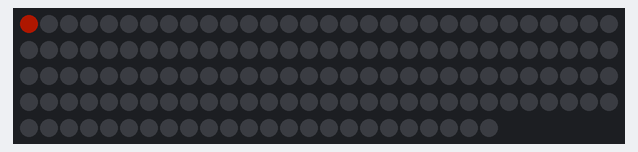
Simulated run of this sketch. Board: Arduino Uno, built with avr-gcc and run on an emulated ATmega328P. On the bench: 144 RGB LEDs in strip order, left to right, continuing on the next row. Dim RGB values are drawn brighter than linear.

Above: at 0.16 s.
At 10.37 s:
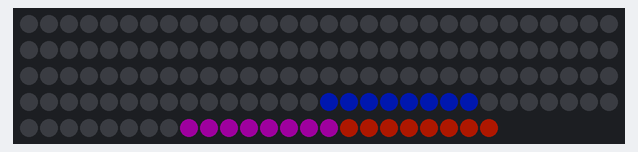
At 13.89 s:
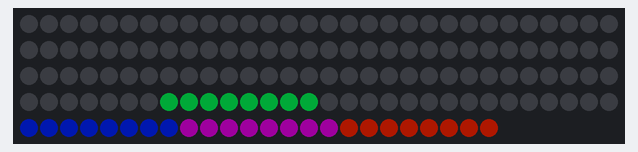
At 20.11 s:
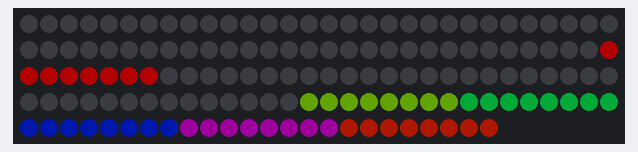
At 29.56 s:
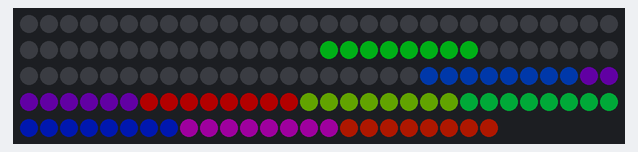
At 39.04 s:
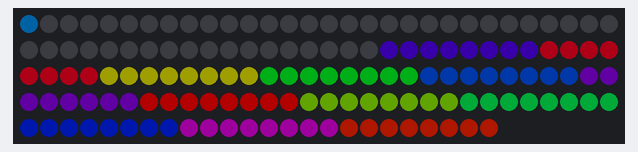

The sketch:

LED_bouncing.ino
```cpp
// 跳ねるLED by KenKen
// Arduino版

#include <Adafruit_NeoPixel.h>

#define PIN 6 //信号端子のピン番号
#define LED_NUM 144  //LEDの総数
// #define REVERSE //有効にすると逆向きに落下

#define BLOCK 8 //LEDブロックの長さ
#define BRIGHT 60 //明るさ
#define GRAVITY 20 //重力加速度

//最下点での跳ね返り係数＝R1/R2
#define R1 3 //跳ね返り係数1
#define R2 5 //跳ね返り係数2
#define REFMINV -80 //跳ね返り最小速度

Adafruit_NeoPixel LED = Adafruit_NeoPixel(LED_NUM, PIN, NEO_GRB + NEO_KHZ800);

void set_block(uint16_t y,uint8_t c){
  //LEDブロック表示
  //y 表示するLEDブロックの先頭位置
  //c 表示色 0（消灯）, 1（赤）～8（緑）～16（青）～24（赤）
  uint32_t rgb;
  if(c==0) rgb=LED.Color(0,0,0);
  else if(c<=8)  rgb=LED.Color((uint16_t)(8-c)*BRIGHT>>3 ,(uint16_t)c*BRIGHT>>3, 0);
  else if(c<=16) rgb=LED.Color(0, (uint16_t)(16-c)*BRIGHT>>3 ,(uint16_t)(c-8)*BRIGHT>>3);
  else if(c<=24) rgb=LED.Color((uint16_t)(c-16)*BRIGHT>>3 ,0, (uint16_t)(24-c)*BRIGHT>>3);
  else return;

  for(uint8_t i=0;i<BLOCK;i++){
    if(y<0) break;
#ifdef REVERSE
    LED.setPixelColor(LED_NUM-1-(y--),rgb);
#else
    LED.setPixelColor(y--,rgb);
#endif
  }
}

void setup() {
  // LED初期化、全体消去
  LED.begin();
  LED.show();
}

uint8_t col=1; //落下中のLEDブロックの色

void loop() {
  int32_t y; //LEDブロック先頭位置（0が一番上）
  int32_t v; //落下速度
  int32_t h=(int32_t)LED_NUM<<8; //最下点位置
  //跳ねるLEDのループ
  do{
    //LEDブロック初期位置、初期速度設定
    y=0;
    v=0;
    do{
      set_block((uint16_t)(y>>8),col); //LEDブロック表示
      LED.show();
      delay(10);
      set_block((uint16_t)(y>>8),0); //LEDブロック消去
      v=v+GRAVITY; //落下速度更新
      y=y+v; //LEDブロック先頭位置更新
      if(y>=h){ //最下点に衝突の場合
        y=h-256; //衝突位置に戻す
        v=-v*R1/R2; //跳ね返り
        if(v>REFMINV){ //ある一定値より跳ね返り速度が小さい場合に停止
          set_block((uint16_t)(h>>8)-1,col); //現在の最下点の上にLEDブロックを固定表示
          h=h-(int32_t)(BLOCK*256); //最下点を1ブロック分上げる
          col=(col+18)%24+1;//次の色に変更
        }
      }
    } while(y<h); //LEDブロックの先頭が最下点より上にある間繰り返す
  } while(h>=256); //最下点が1未満になるまで繰り返す
  LED.show();
  delay(500);

  //接続されたLED全体の落下
  y=0; //接続されて落下するLEDの最後尾の位置
  v=0; //全体の落下速度
  do{
    y=y+v; //最後尾位置更新
    v=v+GRAVITY/2; //落下速度更新（摩擦を考慮）
    for(int16_t i=LED_NUM-1;i>=(int16_t)(y>>8);i--){
      int32_t y1=((int32_t)i<<8)+(y&0xff)-v; //LED番号iの位置に次に落ちて来るLEDの現在位置
      if(y1>=y){
        //y1の位置のLEDの色をLED番号iにコピー
#ifdef REVERSE
        LED.setPixelColor(LED_NUM-1-i,LED.getPixelColor((uint16_t)(LED_NUM-1-(y1>>8))));
#else
        LED.setPixelColor(i,LED.getPixelColor((uint16_t)(y1>>8)));
#endif
      }
      else{
        //最後尾より上はLED消灯
#ifdef REVERSE
        LED.setPixelColor(LED_NUM-1-i,LED.Color(0,0,0));
#else
        LED.setPixelColor(i,LED.Color(0,0,0));
#endif
      }
    }
    LED.show();
    delay(10);
  }while(y<(int32_t)LED_NUM<<8); //最後尾がLED総数を超えるまで繰り返し
  delay(500);
}
```
